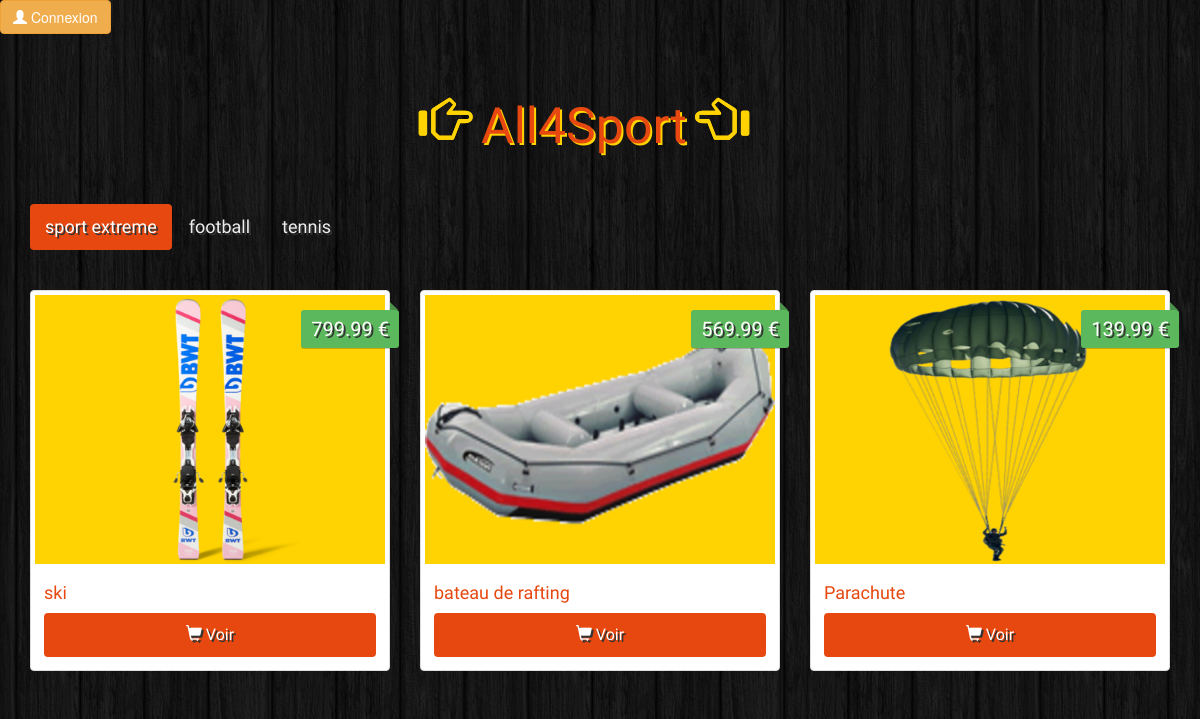
The page /ModuleA/index.php on the database its author committed.
### tables this page shows
CREATE TABLE `rayon` (
  `ra_id` int(11) NOT NULL,
  `ra_nom` varchar(45) NOT NULL
);

CREATE TABLE `produit` (
  `pr_id` int(11) NOT NULL,
  `pr_nom` varchar(45) NOT NULL,
  `pr_cout` double NOT NULL,
  `pr_description` varchar(255) NOT NULL,
  `pr_image` varchar(45) NOT NULL,
  `fk_rayon` int(11) NOT NULL
);

### ModuleA/index.php (the view, shortened to what this page needs)
<!DOCTYPE html>
<html>
<head>
    <link rel="stylesheet" href="https://maxcdn.bootstrapcdn.com/bootstrap/3.3.6/css/bootstrap.min.css">
    <link rel="stylesheet" href="css/styles.css">
</head>
<body>
    <div class="form-actions">
        <a class="btn btn-warning" href="../ModuleB/connexion/connexion.php"><span class="glyphicon glyphicon-user"></span> Connexion</a>
    </div>
    <div class="container site">
        <h1 class="text-logo"><span class="glyphicon glyphicon-hand-right"></span> All4Sport <span class="glyphicon glyphicon-hand-left"></span>
            <a href="#" class="danger btn-lg disabled" role="button" aria-disabled="true"></a></h1>
        <?php
        echo '<nav>
                        <ul class="nav nav-pills">';
        $db = Database::connect();
        $statement = $db->query('SELECT ra_id, ra_nom FROM rayon;');
        $categories = $statement->fetchAll();
        foreach ($categories as $category) {
            if ($category['ra_id'] == '1')
                echo '<li role="presentation" class="active"><a href="#' . $category['ra_id'] . '" data-toggle="tab">' . $category['ra_nom'] . '</a></li>';
            else
                echo '<li role="presentation"><a href="#' . $category['ra_id'] . '" data-toggle="tab">' . $category['ra_nom'] . '</a></li>';
        }
        echo    '</ul>
                      </nav>';
        echo '<div class="tab-content">';
        foreach ($categories as $category) {
            if ($category['ra_id'] == '1')
                echo '<div class="tab-pane active" id="' . $category['ra_id'] . '">';
            else
                echo '<div class="tab-pane" id="' . $category['ra_id'] . '">';
            echo '<div class="row">';
            $statement = $db->prepare('SELECT pr_id, pr_nom ,pr_cout, pr_image, pr_description FROM produit
            join rayon on ra_id = fk_rayon where ra_id = ?;');
            $statement->execute(array($category['ra_id']));
            while ($item = $statement->fetch()) {
                echo '<div class="col-sm-6 col-md-4">
                                <div class="thumbnail">
                                    <img src="../images/' . $item['pr_image'] . '" alt="...">
                                    <div class="price">' . number_format($item['pr_cout'], 2, '.', '') . ' €</div>
                                    <div class="caption">
                                        <h4>' . $item['pr_nom'] . '</h4>
                                        <a href="voirProduit/index.php?id=' . $item['pr_id'] . '" class="btn btn-order" role="button"><span class="glyphicon glyphicon-shopping-cart"></span> Voir</a>
                                    </div>
                                </div>
                            </div>';
            }
            echo    '</div>
                        </div>';
        }
        echo  '</div>';
        ?>
    </div>
</body>
</html>

### ModuleA/css/styles.css (style rules this page uses)
body { background: url(../../images/bg.png); }
.site { font-family: 'Holtwood One SC', sans-serif; }
.text-logo { font-family: 'Holtwood One SC', sans-serif; color: #e7480f; text-shadow: 2px 2px #ffd301; font-size: 50px; padding: 40px 0px; text-align: center; }
.text-logo .glyphicon { color: #ffd301; text-shadow: 0px 0px #ffd301; }
.nav { margin-bottom: 40px; }
.thumbnail img { background: #ffd301; }
.price { background: #5cb85c; box-shadow: 0 1px rgba(0,0,0,0.2); -moz-box-shadow: 0 1px rgba(0,0,0,0.2); -webkit-box-shadow: 0 1px rgba(0,0,0,0.2); color: #fff; text-shadow: 2px 2px #333; position: absolute; right: 6px; top: 20px; padding: 5px 10px; font-size: 20px; border-radius: 3px; }
.price:before { border: 4px solid transparent; border-bottom: 4px solid #4a934a; border-left: 4px solid #4a934a; content: ""; position: absolute; right: 1px; top: -8px; }
.caption > h4 { color: #e7480f; font-size: 18px; }
.nav-pills>li.active>a, .nav-pills>li.active>a:focus, .nav-pills>li.active>a:hover { background: #e7480f; }
.nav>li>a { color: #eee; font-size: 18px; text-shadow: 2px 2px #333; }
.btn-order { width: 100%; padding: 10px; font-size: 16px; color: #fff; background-color: #e7480f; text-decoration: none; text-shadow: 2px 2px #333; }

### rows shown on the page
rayon: ra_nom "sport extreme"
rayon: ra_nom "football"
rayon: ra_nom "tennis"
produit: pr_image (picture), pr_cout "799.99", pr_nom "ski"
produit: pr_image (picture), pr_cout "569.99", pr_nom "bateau de rafting"
produit: pr_image (picture), pr_cout "139.99", pr_nom "Parachute"
